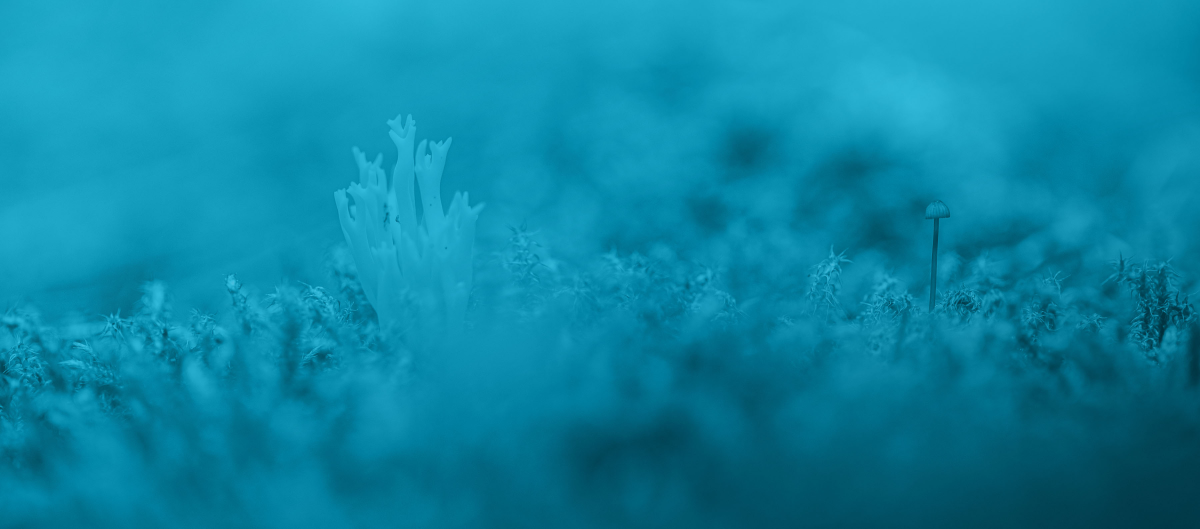
#> input picture assets/hero-bg.jpg, 3600 x 1586 px (shown at 1/3 size)
$ python make-feature-graphic.py
#> lines starting #> are read from the running program, lines starting #| are printed output that depends on the picture
# Regenerates the 1024x500 Play / F-Droid feature graphic from the repo's own
# assets (website hero photo, logo, Fredoka, two phone screenshots).
#   python3 -m venv /tmp/v && /tmp/v/bin/pip install pillow && /tmp/v/bin/python scripts/make-feature-graphic.py
from PIL import Image, ImageDraw, ImageFont, ImageFilter
import os
R=os.path.dirname(os.path.dirname(os.path.abspath(__file__)))
K=2                      # work at 2x, then downsample
W,H=1024*K,500*K
# background: crop of the website hero photo, flipped so the coral sits behind the phones
bg=Image.open(f"{R}/assets/hero-bg.jpg").convert("RGB").transpose(Image.FLIP_LEFT_RIGHT)
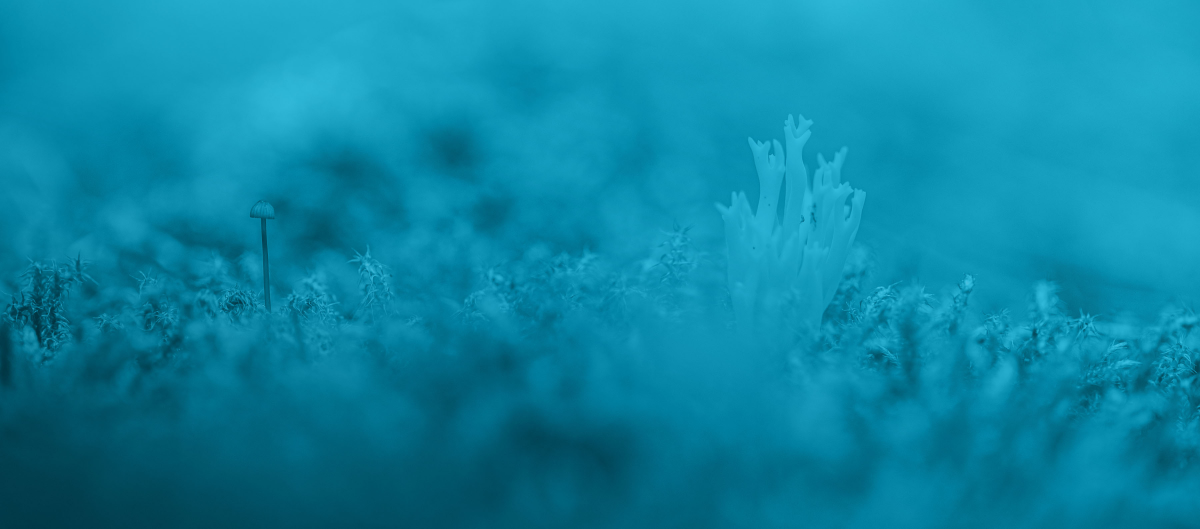
#> bg: PIL image 3600x1586 RGB (shown at 1/3 size); mean R, G, B 11, 133.6, 163.3
bw,bh=bg.size; cw=int(bh*W/H); bg=bg.crop((bw-cw,0,bw,bh)).resize((W,H),Image.LANCZOS)
#> after `bw, bh = bg.size`: bw = 3600; bh = 1586
#> after `cw = int(bh * W / H)`: cw = 3248
#> after `bg = bg.crop((bw - cw, 0, bw, bh)).resize((W, H), Image.LANCZOS)`:
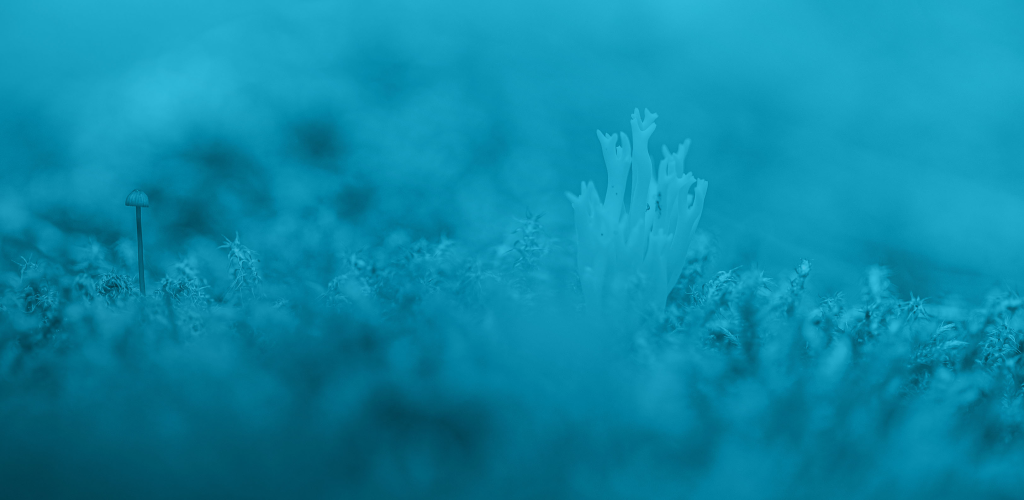
#> bg: PIL image 2048x1000 RGB (shown at 1/2 size); mean R, G, B 11.6, 135.9, 166.1
# darken the text side for legibility
shade=Image.new("L",(W,H))
#> shade: PIL image 2048x1000 L; every value is 0
sd=ImageDraw.Draw(shade)
for x in range(W):
    a=int(150*max(0,1-x/(W*0.62))**1.2)
    sd.line([(x,0),(x,H)],fill=a)
bg=Image.composite(Image.new("RGB",(W,H),(3,97,120)),bg,shade)
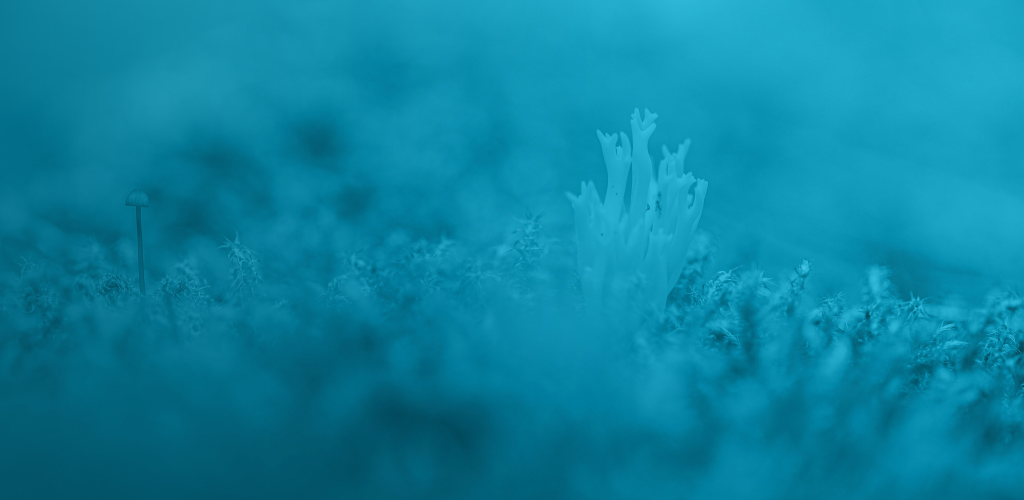
#> bg: PIL image 2048x1000 RGB (shown at 1/2 size); mean R, G, B 10.6, 131.1, 160.4
img=bg.convert("RGBA")
# phones
def phone(path,width,crop_top=76):
#> (the run stopped early here; a loop or call above may not have finished)
